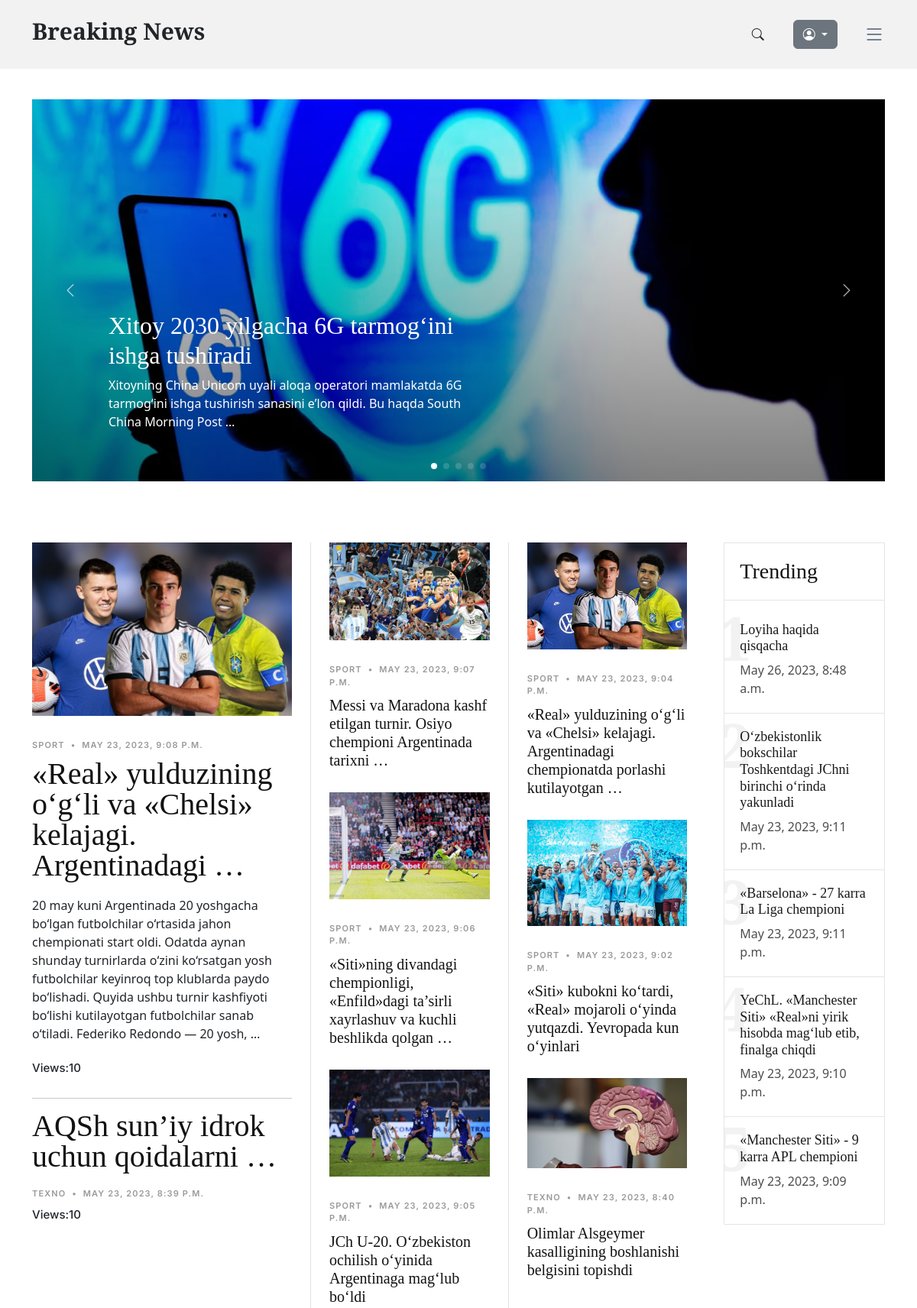
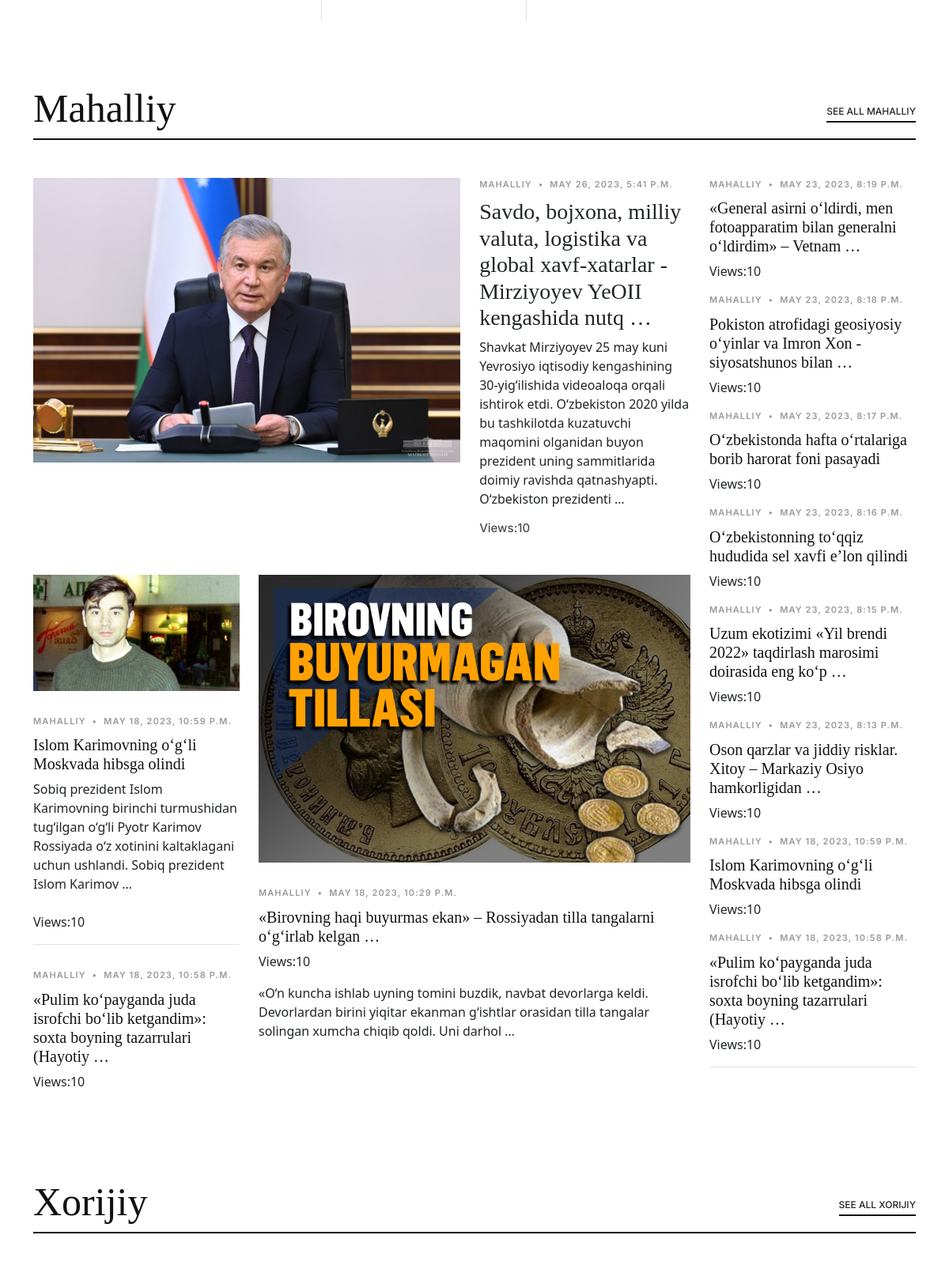
The page / (upper part) on the database its author committed (2 pictures, top to bottom).
### news_app/models.py (models this page shows, shortened)
class News(models.Model):
    class Status(models.TextChoices):
        Draft = "DF", "Draft"
        Published = "PB", "Published"
    title = models.CharField(max_length=250)
    slug = models.SlugField(max_length=300)
    body = models.TextField()
    image = models.ImageField(upload_to="news/images")
    category = models.ForeignKey(Category, on_delete=models.CASCADE)
    published_time = models.DateTimeField(default=timezone.now)
    created_time = models.DateTimeField(auto_now_add=True)
    updated_time = models.DateTimeField(auto_now=True)
    status = models.CharField(
        max_length=2, choices=Status.choices, default=Status.Draft
    )
    objects = models.Manager()  # defauld manager
    published = PublishedManager()
    class Meta:
        ordering = ["-published_time"]
    def get_absolute_url(self):
        return reverse("detail_page", args=[self.slug])

class Category(models.Model):
    name = models.CharField(max_length=150)
    def __str__(self):
        return self.name

### news_app/views.py (the view)
# urls.py: path("", HomePageView.as_view(), name="home_page"),
class HomePageView(ListView):
    model = News
    template_name = "news/home.html"
    context_object_name = "news"
    def get_context_data(self, **kwargs):
        context = super().get_context_data(**kwargs)
        context["categories"] = Category.objects.all()
        context["top_five"] = (
            News.published.all()
            .order_by("-published_time")
            .filter(category__name="Texno")[:5]
        )
        context["news_list"] = News.published.all().order_by("-published_time")[5:]
        context["local_news"] = News.published.all().filter(category__name="Mahalliy")
        context["techno_news"] = News.published.all().filter(category__name="Texno")
        context["foreign_news"] = News.published.all().filter(category__name="Xorijiy")
        context["sport_news"] = News.published.all().filter(category__name="Sport")
        context["local_news_category"] = "Mahalliy"
        context["sport_news_category"] = "Sport"
        context["techno_news_category"] = "Texno"
        return context

### templates/news/home.html (shortened to what this page needs)
{% extends 'news/base.html' %}
{% load static %}
{% block content %}
<main id="main">
  <section id="hero-slider" class="hero-slider">
    <div class="container-md" data-aos="fade-in">
      <div class="row">
        <div class="col-12">
          <div class="swiper sliderFeaturedPosts">
            <div class="swiper-wrapper">
              {% for news in top_five %}
              <div class="swiper-slide">
                <a href="{{ news.get_absolute_url }}" class="img-bg d-flex align-items-end"
                  style="background-image: url('{{ news.image.url }}');">
                  <div class="img-bg-inner">
                    <h2>{{ news.title | truncatewords:7 }}</h2>
                    <p>{{ news.body | truncatewords:20 }}</p>
                  </div>
                </a>
              </div>
              {% endfor %}
            </div>
            <div class="custom-swiper-button-next">
              <span class="bi-chevron-right"></span>
            </div>
            <div class="custom-swiper-button-prev">
              <span class="bi-chevron-left"></span>
            </div>
            <div class="swiper-pagination"></div>
          </div>
        </div>
      </div>
    </div>
  </section>
  <section id="posts" class="posts">
    <div class="container" data-aos="fade-up">
      <div class="row g-5">
        <div class="col-lg-4">
          {% for news in news_list %}
            {% if forloop.counter == 6 %}
              <div class="post-entry-1 lg">
                <a href="{{ news.get_absolute_url }}">
                  <img src="{{ news.image.url }}" alt="" class="img-fluid" />
                </a>
                <div class="post-meta">
                  <span class="date">{{ news.category }}</span>
                  <span class="mx-1">&bullet;</span>
                  <span>{{ news.published_time }}</span>
                </div>
                <h2>
                  <a href="{{ news.get_absolute_url }}">{{ news.title | truncatewords:7 }}</a>
                </h2>
                <p class="mb-4 d-block">{{ news.body | truncatewords:40 }}</p>
                <div class="d-flex align-items-center author">
                  <div class="name">
                    <h3 class="m-0 p-0">Views:10</h3>
                  </div>
                </div>
              </div>
            {% endif %}
          {% endfor %}
          <hr/>
          {% for news in news_list %}
            {% if forloop.counter > 12 and forloop.counter <= 13 %}
              <div class="post-entry-1 lg">
                <h2>
                  <a href="{{ news.get_absolute_url }}">{{ news.title | truncatewords:5 }}</a>
                </h2>
                <div class="post-meta">
                  <span class="date">{{ news.category }}</span>
                  <span class="mx-1">&bullet;</span>
                  <span>{{ news.published_time }}</span>
                </div>
                <div class="d-flex align-items-center author">
                  <div class="name">
                    <h3 class="m-0 p-0">Views:10</h3>
                  </div>
                </div>
              </div>
            {% endif %}
          {% endfor %}
        </div>
        <div class="col-lg-8">
          <div class="row g-5">
            <div class="col-lg-4 border-start custom-border">
              {% for news in news_list %}
                {% if forloop.counter > 6 and forloop.counter <= 9 %}
                <div class="post-entry-1">
                  <a href="{{ news.get_absolute_url }}">
                    <img src="{{ news.image.url }}" alt="" class="img-fluid">
                  </a>
                  <div class="post-meta">
                    <span class="date">{{ news.category }}</span>
                    <span class="mx-1">&bullet;</span>
                    <span>{{ news.published_time }}</span>
                  </div>
                  <h2>
                    <a href="{{ news.get_absolute_url }}">{{ news.title | truncatewords:10 }}</a>
                  </h2>
                </div>
                {% endif %}
              {% endfor %}
            </div>
            <div class="col-lg-4 border-start custom-border">
              {% for news in news_list %}
                {% if forloop.counter > 9 and forloop.counter <= 12 %}
                <div class="post-entry-1">
                  <a href="{{ news.get_absolute_url }}">
                    <img src="{{ news.image.url }}" alt="" class="img-fluid">
                  </a>
                  <div class="post-meta">
                    <span class="date">{{ news.category }}</span>
                    <span class="mx-1">&bullet;</span>
                    <span>{{ news.published_time }}</span>
                  </div>
                  <h2>
                    <a href="{{ news.get_absolute_url }}">{{ news.title | truncatewords:10 }}</a>
                  </h2>
                </div>
                {% endif %}
              {% endfor %}
            </div>
            <div class="col-lg-4">
              <div class="trending">
                <h3>Trending</h3>
                <ul class="trending-post">
                  {% for news in news_list %}
                    {% if forloop.counter <= 5 %}
                      <li>
                        <a href="{{ news.get_absolute_url }}">
                          <span class="number">{{ forloop.counter }}</span>
                          <h3>{{ news.title }}</h3>
                          <span class="author">{{ news.published_time }}</span>
                        </a>
                      </li>
                    {% endif %}
                  {% endfor %}
                </ul>
              </div>
            </div>
          </div>
        </div>
      </div>
    </div>
  </section>
  <section class="category-section">
    <div class="container" data-aos="fade-up">
      <div class="section-header d-flex justify-content-between align-items-center mb-5">
        <h2>Mahalliy</h2>
        <div><a href="category.html" class="more">See All Mahalliy</a></div>
      </div>
      <div class="row">
        <div class="col-md-9">
          {% for news in local_news %}
          {% if forloop.first %}
          <div class="d-lg-flex post-entry-2">
            <a href="{{ news.get_absolute_url }}" class="me-4 thumbnail mb-4 mb-lg-0 d-inline-block">
              <img src="{{ news.image.url }}" alt="" class="img-fluid">
            </a>
            <div>
              <div class="post-meta">
                <span class="date">{{ news.category }}</span>
                <span class="mx-1">&bullet;</span>
                <span>{{ news.published_time }}</span>
              </div>
              <h3>
                <a href="{{ news.get_absolute_url }}">{{ news.title | truncatewords:13 }}</a>
              </h3>
              <p>{{ news.body | truncatewords:30 }}</p>
              <div class="d-flex align-items-center author">
                <div class="name">
                  <h3 class="m-0 p-0">Views:10</h3>
                </div>
              </div>
            </div>
          </div>
          {% endif %}
          {% endfor %}
          <div class="row">
            <div class="col-lg-4">
              {% for news in local_news %}
                {% if forloop.counter == 8 %}
                <div class="post-entry-1 border-bottom">
                  <a href="{{ news.get_absolute_url }}"><img src="{{ news.image.url }}" alt="" class="img-fluid"></a>
                  <div class="post-meta">
                    <span class="date">{{ news.category }}</span>
                    <span class="mx-1">&bullet;</span>
                    <span>{{ news.published_time }}</span>
                  </div>
                  <h2 class="mb-2"><a href="{{ news.get_absolute_url }}">{{ news.title | truncatewords:13 }}</a></h2>
                  <p class="mb-4 d-block">{{ news.body | truncatewords:20 }}</p>
                  <span class="author mb-3 d-block">Views:10</span>
                </div>
                {% endif %}
              {% endfor %}
              {% for news in local_news %}
                {% if forloop.counter == 9 %}
                <div class="post-entry-1">
                  <div class="post-meta">
                    <span class="date">{{ news.category }}</span>
                    <span class="mx-1">&bullet;</span>
                    <span>{{ news.published_time }}</span></div>
                  <h2 class="mb-2">
                    <a href="{{ news.get_absolute_url }}">{{ news.title | truncatewords:10 }}</a>
                  </h2>
                  <span class="author mb-3 d-block">Views:10</span>
                </div>
                {% endif %}
              {% endfor %}
            </div>
            {% for news in local_news %}
              {% if forloop.counter == 10 %}
              <div class="col-lg-8">
                <div class="post-entry-1">
                  <a href="{{ news.get_absolute_url }}"><img src="{{ news.image.url }}" alt="" class="img-fluid"></a>
                  <div class="post-meta">
                    <span class="date">{{ news.category }}</span>
                    <span class="mx-1">&bullet;</span>
                    <span>{{ news.published_time }}</span>
                  </div>
                  <h2 class="mb-2">
                    <a href="{{ news.get_absolute_url }}">{{ news.title | truncatewords:10 }}</a>
                  </h2>
                  <span class="author mb-3 d-block">Views:10</span>
                  <p class="mb-4 d-block">{{ news.body | truncatewords:23 }}</p>
                </div>
              </div>
              {% endif %}
            {% endfor %}
          </div>
        </div>
        <div class="col-md-3">
          <div class="post-entry-1 border-bottom">
            {% for news in local_news %}
              {% if forloop.counter <= 9 and forloop.counter > 1 %}
              <div class="post-meta">
                <span class="date">{{ news.category }}</span>
                <span class="mx-1">&bullet;</span>
                <span>{{ news.published_time }}</span>
              </div>
              <h2 class="mb-2">
                <a href="{{ news.get_absolute_url }}">{{ news.title | truncatewords:10 }}</a>
              </h2>
              <span class="author mb-3 d-block">Views:10</span>
              {% endif %}
            {% endfor %}
          </div>
        </div>
      </div>
    </div>
  </section>
  <section class="category-section">
    <div class="container" data-aos="fade-up">
      <div class="section-header d-flex justify-content-between align-items-center mb-5">
        <h2>Xorijiy</h2>
        <div><a href="category.html" class="more">See All Xorijiy</a></div>
      </div>
    </div>
  </section>
</main>
{% endblock content %}

### templates/news/base.html (shortened to what this page needs)
{% load static %}
<!DOCTYPE html>
<html lang="en">
<head>
  <link href="{% static 'vendor/bootstrap/css/bootstrap.min.css' %}" rel="stylesheet">
  <link href="{% static 'vendor/bootstrap-icons/bootstrap-icons.css' %}" rel="stylesheet">
  <link href="{% static 'vendor/swiper/swiper-bundle.min.css' %}" rel="stylesheet">
  <link href="{% static 'vendor/glightbox/css/glightbox.min.css' %}" rel="stylesheet">
  <link href="{% static 'vendor/aos/aos.css' %}" rel="stylesheet">
  <link href="{% static 'css/variables.css' %}" rel="stylesheet">
  <link href="{% static 'css/main.css' %}" rel="stylesheet">
  <link href="{% static 'css/404-page.css' %}" rel="stylesheet">
  <link href="{% static 'css/register.css' %}" rel="stylesheet">
</head>
<body>
  <header id="header" class="header d-flex align-items-center fixed-top">
    <div class="container-fluid container-xl d-flex align-items-center justify-content-between">
      <a href="{% url 'home_page' %}" class="logo d-flex align-items-center">
        <h1>Breaking News</h1>
      </a>
      <div class="position-relative d-flex align-items-center">
        <div class=" d-flex align-items-center">
          <a href="#" class="mx-2 js-search-open"><span class="bi-search"></span></a>
          <div class="dropdown me-1" style="padding: 10px 0 10px 30px;">
            <button type="button" class="btn btn-secondary dropdown-toggle" data-bs-toggle="dropdown" aria-expanded="false" data-bs-offset="10,20">
              <i class="bi bi-person-circle"></i>
            </button>
          </div>
          <i class="bi bi-list mobile-nav-toggle" style="padding-left:30px"></i>
        </div>
      </div>
    </div>
  </header>
  {% block content %}
  {% endblock content %}
</body>
</html>

### rows shown on the page
News: image (picture), title "Xitoy 2030 yilgacha 6G tarmog‘ini ishga tushiradi", body "Xitoyning China Unicom uyali aloqa operatori mamlakatda 6G tarmog‘ini ishga tushirish sanasini e’lon qildi. Bu haqda South China Morning Post …"
News: image (picture), category "SPORT", published_time "MAY 23, 2023, 9:08 P.M.", title "«Real» yulduzining o‘g‘li va «Chelsi» kelajagi. Argentinadagi …", body "20 may kuni Argentinada 20 yoshgacha bo‘lgan futbolchilar o‘rtasida jahon chempionati start oldi. Odatda aynan shunday turnirlarda o‘zini ko‘rsatgan yosh futbolchilar keyinroq top klublarda paydo bo‘lishadi. Quyida ushbu turnir kashfiyoti bo‘lishi kutilayotgan futbolchilar sanab o‘tiladi. Federiko Redondo — 20 yosh, …"
News: title "AQSh sun’iy idrok uchun qoidalarni …", category "TEXNO", published_time "MAY 23, 2023, 8:39 P.M."
News: image (picture), category "SPORT", published_time "MAY 23, 2023, 9:07 P.M.", title "Messi va Maradona kashf etilgan turnir. Osiyo chempioni Argentinada tarixni …"
News: image (picture), category "SPORT", published_time "MAY 23, 2023, 9:06 P.M.", title "«Siti»ning divandagi chempionligi, «Enfild»dagi ta’sirli xayrlashuv va kuchli beshlikda qolgan …"
News: image (picture), category "SPORT", published_time "MAY 23, 2023, 9:05 P.M.", title "JCh U-20. O‘zbekiston ochilish o‘yinida Argentinaga mag‘lub bo‘ldi"
News: image (picture), category "SPORT", published_time "MAY 23, 2023, 9:04 P.M.", title "«Real» yulduzining o‘g‘li va «Chelsi» kelajagi. Argentinadagi chempionatda porlashi kutilayotgan …"
News: image (picture), category "SPORT", published_time "MAY 23, 2023, 9:02 P.M.", title "«Siti» kubokni ko‘tardi, «Real» mojaroli o‘yinda yutqazdi. Yevropada kun o‘yinlari"
News: image (picture), category "TEXNO", published_time "MAY 23, 2023, 8:40 P.M.", title "Olimlar Alsgeymer kasalligining boshlanishi belgisini topishdi"
News: title "Loyiha haqida qisqacha", published_time "May 26, 2023, 8:48 a.m."
News: title "O‘zbekistonlik bokschilar Toshkentdagi JChni birinchi o‘rinda yakunladi", published_time "May 23, 2023, 9:11 p.m."
News: title "«Barselona» - 27 karra La Liga chempioni", published_time "May 23, 2023, 9:11 p.m."
News: title "YeChL. «Manchester Siti» «Real»ni yirik hisobda mag‘lub etib, finalga chiqdi", published_time "May 23, 2023, 9:10 p.m."
News: title "«Manchester Siti» - 9 karra APL chempioni", published_time "May 23, 2023, 9:09 p.m."
News: image (picture), category "MAHALLIY", published_time "MAY 26, 2023, 5:41 P.M.", title "Savdo, bojxona, milliy valuta, logistika va global xavf-xatarlar - Mirziyoyev YeOII kengashida nutq …", body "Shavkat Mirziyoyev 25 may kuni Yevrosiyo iqtisodiy kengashining 30-yig‘ilishida videoaloqa orqali ishtirok etdi. O‘zbekiston 2020 yilda bu tashkilotda kuzatuvchi maqomini olganidan buyon prezident uning sammitlarida doimiy ravishda qatnashyapti. O‘zbekiston prezidenti …"
News: image (picture), category "MAHALLIY", published_time "MAY 18, 2023, 10:59 P.M.", title "Islom Karimovning o‘g‘li Moskvada hibsga olindi", body "Sobiq prezident Islom Karimovning birinchi turmushidan tug‘ilgan o‘g‘li Pyotr Karimov Rossiyada o‘z xotinini kaltaklagani uchun ushlandi. Sobiq prezident Islom Karimov …"
News: category "MAHALLIY", published_time "MAY 18, 2023, 10:58 P.M.", title "«Pulim ko‘payganda juda isrofchi bo‘lib ketgandim»: soxta boyning tazarrulari (Hayotiy …"
News: image (picture), category "MAHALLIY", published_time "MAY 18, 2023, 10:29 P.M.", title "«Birovning haqi buyurmas ekan» – Rossiyadan tilla tangalarni o‘g‘irlab kelgan …", body "«O‘n kuncha ishlab uyning tomini buzdik, navbat devorlarga keldi. Devorlardan birini yiqitar ekanman g‘ishtlar orasidan tilla tangalar solingan xumcha chiqib qoldi. Uni darhol …"
News: category "MAHALLIY", published_time "MAY 23, 2023, 8:19 P.M.", title "«General asirni o‘ldirdi, men fotoapparatim bilan generalni o‘ldirdim» – Vetnam …"
News: category "MAHALLIY", published_time "MAY 23, 2023, 8:18 P.M.", title "Pokiston atrofidagi geosiyosiy o‘yinlar va Imron Xon - siyosatshunos bilan …"
News: category "MAHALLIY", published_time "MAY 23, 2023, 8:17 P.M.", title "O‘zbekistonda hafta o‘rtalariga borib harorat foni pasayadi"
News: category "MAHALLIY", published_time "MAY 23, 2023, 8:16 P.M.", title "O‘zbekistonning to‘qqiz hududida sel xavfi e’lon qilindi"
News: category "MAHALLIY", published_time "MAY 23, 2023, 8:15 P.M.", title "Uzum ekotizimi «Yil brendi 2022» taqdirlash marosimi doirasida eng ko‘p …"
News: category "MAHALLIY", published_time "MAY 23, 2023, 8:13 P.M.", title "Oson qarzlar va jiddiy risklar. Xitoy – Markaziy Osiyo hamkorligidan …"
